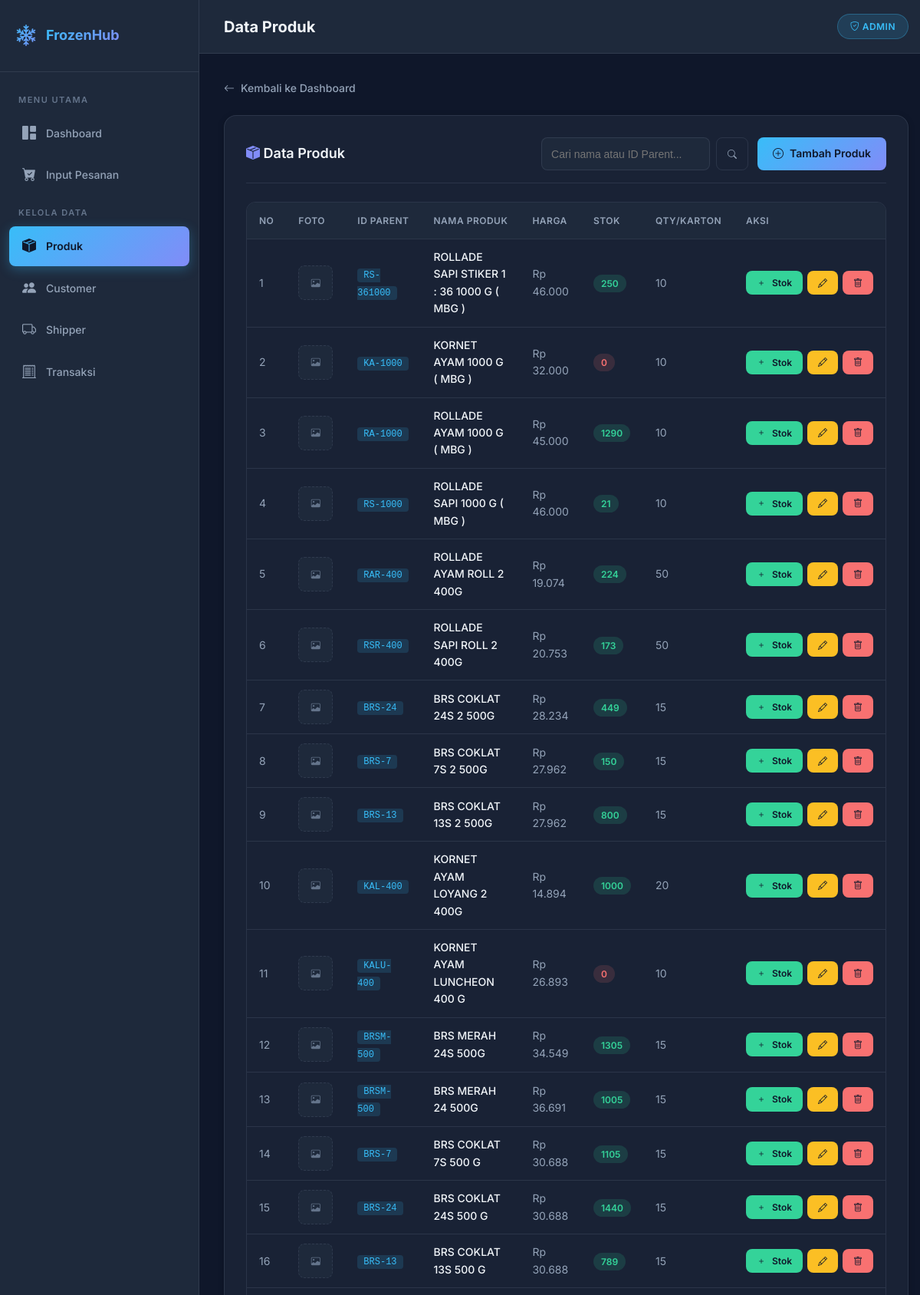
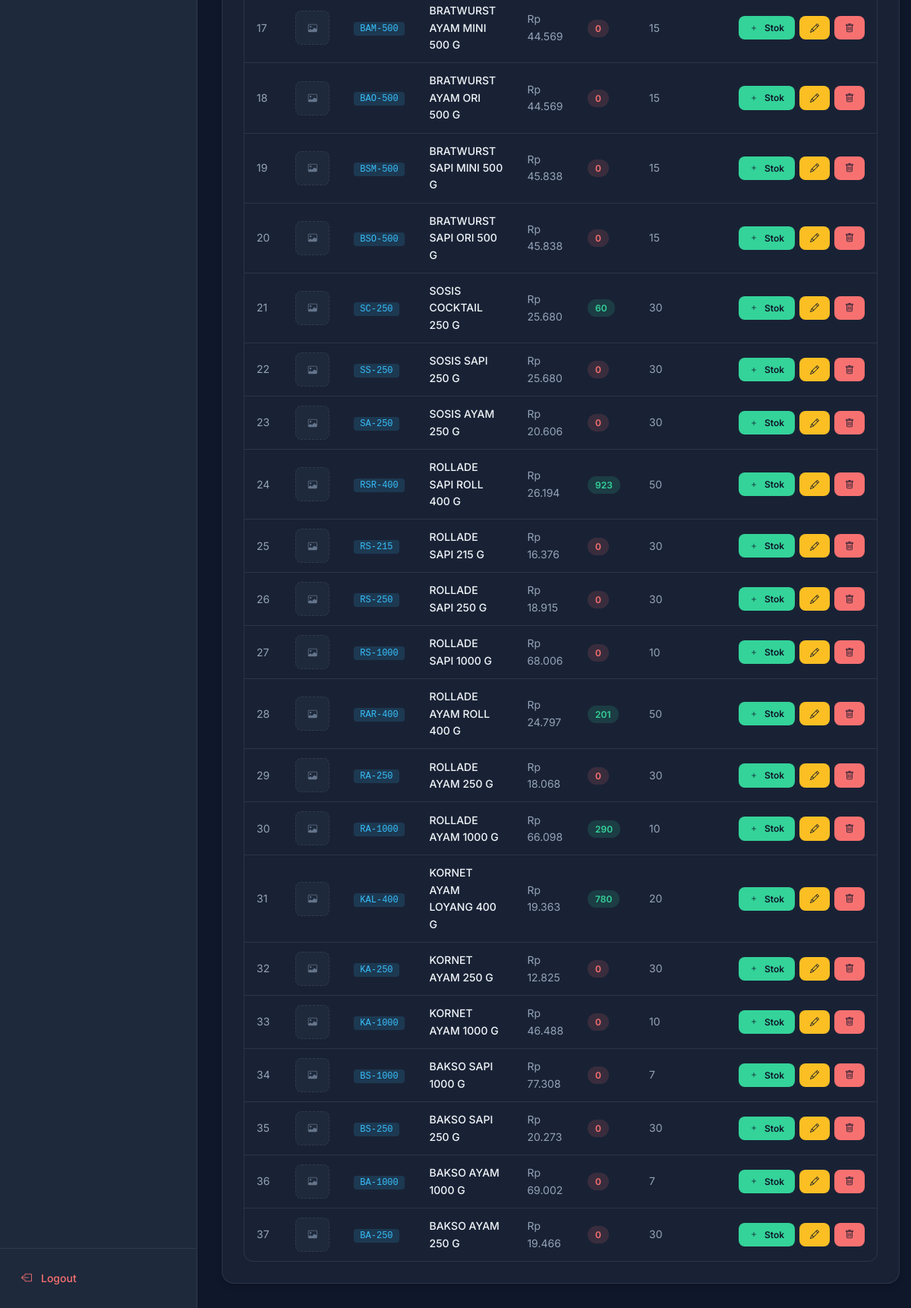
The page /produk/index_produk.php (signed in) on the database its author committed (2 pictures, top to bottom).
### tables this page shows
CREATE TABLE `tb_products` (
  `id_Unique` int(11) NOT NULL,
  `id_parent` varchar(11) NOT NULL,
  `name_product` varchar(50) NOT NULL,
  `image` varchar(255) DEFAULT NULL,
  `price` int(11) NOT NULL,
  `stock` int(11) NOT NULL,
  `qty_cardboard` int(11) NOT NULL
);

### produk/index_produk.php (the view, shortened to what this page needs)
<?php
require_once '../config/koneksi.php';
$keyword = $_GET['search'] ?? '';
$query_sql = "SELECT * FROM tb_products";
$query_sql .= " ORDER BY id_Unique DESC";
$query = mysqli_query($conn, $query_sql);
$is_subfolder = true;
include '../assets/layout_header.php';
?>
<a href="<?= $base_url ?>dashboard.php" class="back-link">
    <i class="bi bi-arrow-left"></i> Kembali ke Dashboard
</a>
<div class="card">
    <div class="card-header" style="display:flex; justify-content:space-between; align-items:center;">
        <h3 style="margin:0;"><i class="bi bi-box-seam-fill" style="color:var(--accent-2)"></i> Data Produk</h3>
        <div style="display:flex; gap:12px;">
            <form method="GET" style="display:flex; gap:8px;">
                <input type="text" name="search" placeholder="Cari nama atau ID Parent..." value="<?= htmlspecialchars($keyword) ?>"
                       style="padding:6px 12px; border-radius:8px; border:1px solid var(--border-color); background:var(--bg-secondary); color:var(--text-primary); outline:none; font-size:14px; width:220px;">
                <button type="submit" class="btn btn-outline btn-sm">
                    <i class="bi bi-search"></i>
                </button>
            </form>
            <a href="tambah_produk.php" class="btn btn-primary">
                <i class="bi bi-plus-circle"></i> Tambah Produk
            </a>
        </div>
    </div>
    <div class="table-wrapper">
        <table>
            <thead>
                <tr>
                    <th>No</th>
                    <th>Foto</th>
                    <th>ID Parent</th>
                    <th>Nama Produk</th>
                    <th>Harga</th>
                    <th>Stok</th>
                    <th>QTY/Karton</th>
                    <th>Aksi</th>
                </tr>
            </thead>
            <tbody>
            <?php
            $no = 1;
            while($row = mysqli_fetch_assoc($query)) {
            ?>
                <tr>
                    <td><?= $no++; ?></td>
                    <td>
                        <?php if($row['image']): ?>
                            <img src="../assets/img/produk/<?= $row['image'] ?>" alt="Produk" style="width:45px; height:45px; object-fit:cover; border-radius:8px; border:1px solid var(--border-color);">
                        <?php else: ?>
                            <div style="width:45px; height:45px; background:var(--bg-secondary); border-radius:8px; display:flex; align-items:center; justify-content:center; border:1px dashed var(--border-color);">
                                <i class="bi bi-image" style="color:var(--text-muted); font-size:12px;"></i>
                            </div>
                        <?php endif; ?>
                    </td>
                    <td><code style="background:var(--info-bg); color:var(--accent-1); padding:2px 8px; border-radius:4px; font-size:12px;"><?= $row['id_parent']; ?></code></td>
                    <td style="color:var(--text-primary); font-weight:500;"><?= $row['name_product']; ?></td>
                    <td>Rp <?= number_format($row['price'], 0, ',', '.'); ?></td>
                    <td>
                        <span style="padding:4px 10px; border-radius:12px; font-size:12px; font-weight:600;
                            background:<?= $row['stock'] > 0 ? 'var(--success-bg)' : 'var(--danger-bg)' ?>;
                            color:<?= $row['stock'] > 0 ? 'var(--success)' : 'var(--danger)' ?>;">
                            <?= $row['stock']; ?>
                        </span>
                    </td>
                    <td><?= $row['qty_cardboard']; ?></td>
                    <td>
                        <div class="action-btns">
                            <a href="tambah_stok.php?id=<?= $row['id_Unique']; ?>" class="btn btn-success btn-sm">
                                <i class="bi bi-plus"></i> Stok
                            </a>
                            <a href="edit.php?id=<?= $row['id_Unique']; ?>" class="btn btn-warning btn-sm">
                                <i class="bi bi-pencil"></i>
                            </a>
                            <a href="hapus.php?id=<?= $row['id_Unique']; ?>" class="btn btn-danger btn-sm"
                               onclick="return confirm('Yakin ingin hapus?')">
                                <i class="bi bi-trash"></i>
                            </a>
                        </div>
                    </td>
                </tr>
            <?php } ?>
            </tbody>
        </table>
    </div>
</div>
<?php include '../assets/layout_footer.php'; ?>

### assets/style.css (style rules this page uses)
:root { --bg-primary: #0f172a; --bg-secondary: #1e293b; --bg-card: rgba(30, 41, 59, 0.7); --bg-card-solid: #1e293b; --bg-input: #0f172a; --border-color: rgba(148, 163, 184, 0.15); --border-focus: #38bdf8; --text-primary: #f1f5f9; --text-secondary: #94a3b8; --text-muted: #64748b; --accent-1: #38bdf8; --accent-2: #818cf8; --accent-3: #a78bfa; --gradient-accent: linear-gradient(135deg, #38bdf8, #818cf8); --gradient-accent-hover: linear-gradient(135deg, #7dd3fc, #a5b4fc); --gradient-bg: linear-gradient(135deg, #0f172a 0%, #1e1b4b 50%, #0f172a 100%); --success: #34d399; --success-bg: rgba(52, 211, 153, 0.15); --danger: #f87171; --danger-bg: rgba(248, 113, 113, 0.15); --warning: #fbbf24; --warning-bg: rgba(251, 191, 36, 0.15); --info: #38bdf8; --info-bg: rgba(56, 189, 248, 0.15); --radius-sm: 8px; --radius-md: 12px; --radius-lg: 16px; --radius-xl: 20px; --shadow-sm: 0 2px 8px rgba(0, 0, 0, 0.2); --shadow-md: 0 4px 20px rgba(0, 0, 0, 0.3); --shadow-lg: 0 8px 40px rgba(0, 0, 0, 0.4); --shadow-glow: 0 0 30px rgba(56, 189, 248, 0.15); --sidebar-width: 260px; --header-height: 70px; --transition: all 0.3s cubic-bezier(0.4, 0, 0.2, 1); }
*, *::before, *::after { margin: 0; padding: 0; box-sizing: border-box; }
html { scroll-behavior: smooth; }
body { font-family: 'Inter', -apple-system, BlinkMacSystemFont, sans-serif; background: var(--bg-primary); color: var(--text-primary); line-height: 1.6; min-height: 100vh; -webkit-font-smoothing: antialiased; }
a { text-decoration: none; color: var(--accent-1); transition: var(--transition); }
.card { background: var(--bg-card); backdrop-filter: blur(10px); border: 1px solid var(--border-color); border-radius: var(--radius-lg); padding: 28px; box-shadow: var(--shadow-sm); transition: var(--transition); }
.card-header { display: flex; align-items: center; justify-content: space-between; margin-bottom: 24px; padding-bottom: 16px; border-bottom: 1px solid var(--border-color); }
.card-header h3 { font-size: 18px; font-weight: 600; }
.table-wrapper { overflow-x: auto; border-radius: var(--radius-md); border: 1px solid var(--border-color); }
table { width: 100%; border-collapse: collapse; font-size: 14px; }
table thead { background: var(--bg-secondary); }
table thead th { padding: 14px 16px; text-align: left; font-weight: 600; font-size: 12px; text-transform: uppercase; letter-spacing: 0.5px; color: var(--text-secondary); border-bottom: 1px solid var(--border-color); white-space: nowrap; }
table tbody tr { border-bottom: 1px solid var(--border-color); transition: var(--transition); }
table tbody tr:last-child { border-bottom: none; }
table tbody td { padding: 12px 16px; color: var(--text-secondary); vertical-align: middle; }
.btn { display: inline-flex; align-items: center; gap: 8px; padding: 10px 20px; border-radius: var(--radius-sm); font-family: 'Inter', sans-serif; font-size: 14px; font-weight: 600; cursor: pointer; transition: var(--transition); border: none; text-decoration: none; white-space: nowrap; }
.btn-primary { background: var(--gradient-accent); color: #0f172a; }
.btn-success { background: var(--success); color: #0f172a; }
.btn-danger { background: var(--danger); color: #0f172a; }
.btn-warning { background: var(--warning); color: #0f172a; }
.btn-outline { background: transparent; border: 1px solid var(--border-color); color: var(--text-secondary); }
.btn-sm { padding: 6px 14px; font-size: 12px; }
.action-btns { display: flex; gap: 6px; align-items: center; }
.back-link { display: inline-flex; align-items: center; gap: 8px; color: var(--text-secondary); font-size: 14px; font-weight: 500; margin-bottom: 24px; transition: var(--transition); }

### rows shown on the page
tb_products: id_parent "RS-361000", name_product "ROLLADE SAPI STIKER 1 : 36 1000 G ( MBG )", price "46.000", stock "250", qty_cardboard "10"
tb_products: id_parent "KA-1000", name_product "KORNET AYAM 1000 G ( MBG )", price "32.000", stock "0", qty_cardboard "10"
tb_products: id_parent "RA-1000", name_product "ROLLADE AYAM 1000 G ( MBG )", price "45.000", stock "1290", qty_cardboard "10"
tb_products: id_parent "RS-1000", name_product "ROLLADE SAPI 1000 G ( MBG )", price "46.000", stock "21", qty_cardboard "10"
tb_products: id_parent "RAR-400", name_product "ROLLADE AYAM ROLL 2 400G", price "19.074", stock "224", qty_cardboard "50"
tb_products: id_parent "RSR-400", name_product "ROLLADE SAPI ROLL 2 400G", price "20.753", stock "173", qty_cardboard "50"
tb_products: id_parent "BRS-24", name_product "BRS COKLAT 24S 2 500G", price "28.234", stock "449", qty_cardboard "15"
tb_products: id_parent "BRS-7", name_product "BRS COKLAT 7S 2 500G", price "27.962", stock "150", qty_cardboard "15"
tb_products: id_parent "BRS-13", name_product "BRS COKLAT 13S 2 500G", price "27.962", stock "800", qty_cardboard "15"
tb_products: id_parent "KAL-400", name_product "KORNET AYAM LOYANG 2 400G", price "14.894", stock "1000", qty_cardboard "20"
tb_products: id_parent "KALU-400", name_product "KORNET AYAM LUNCHEON 400 G", price "26.893", stock "0", qty_cardboard "10"
tb_products: id_parent "BRSM-500", name_product "BRS MERAH 24S 500G", price "34.549", stock "1305", qty_cardboard "15"
tb_products: id_parent "BRSM-500", name_product "BRS MERAH 24 500G", price "36.691", stock "1005", qty_cardboard "15"
tb_products: id_parent "BRS-7", name_product "BRS COKLAT 7S 500 G", price "30.688", stock "1105", qty_cardboard "15"
tb_products: id_parent "BRS-24", name_product "BRS COKLAT 24S 500 G", price "30.688", stock "1440", qty_cardboard "15"
tb_products: id_parent "BRS-13", name_product "BRS COKLAT 13S 500 G", price "30.688", stock "789", qty_cardboard "15"
tb_products: id_parent "BAM-500", name_product "BRATWURST AYAM MINI 500 G", price "44.569", stock "0", qty_cardboard "15"
tb_products: id_parent "BAO-500", name_product "BRATWURST AYAM ORI 500 G", price "44.569", stock "0", qty_cardboard "15"
tb_products: id_parent "BSM-500", name_product "BRATWURST SAPI MINI 500 G", price "45.838", stock "0", qty_cardboard "15"
tb_products: id_parent "BSO-500", name_product "BRATWURST SAPI ORI 500 G", price "45.838", stock "0", qty_cardboard "15"
tb_products: id_parent "SC-250", name_product "SOSIS COCKTAIL 250 G", price "25.680", stock "60", qty_cardboard "30"
tb_products: id_parent "SS-250", name_product "SOSIS SAPI 250 G", price "25.680", stock "0", qty_cardboard "30"
tb_products: id_parent "SA-250", name_product "SOSIS AYAM 250 G", price "20.606", stock "0", qty_cardboard "30"
tb_products: id_parent "RSR-400", name_product "ROLLADE SAPI ROLL 400 G", price "26.194", stock "923", qty_cardboard "50"
tb_products: id_parent "RS-215", name_product "ROLLADE SAPI 215 G", price "16.376", stock "0", qty_cardboard "30"
tb_products: id_parent "RS-250", name_product "ROLLADE SAPI 250 G", price "18.915", stock "0", qty_cardboard "30"
tb_products: id_parent "RS-1000", name_product "ROLLADE SAPI 1000 G", price "68.006", stock "0", qty_cardboard "10"
tb_products: id_parent "RAR-400", name_product "ROLLADE AYAM ROLL 400 G", price "24.797", stock "201", qty_cardboard "50"
tb_products: id_parent "RA-250", name_product "ROLLADE AYAM 250 G", price "18.068", stock "0", qty_cardboard "30"
tb_products: id_parent "RA-1000", name_product "ROLLADE AYAM 1000 G", price "66.098", stock "290", qty_cardboard "10"
tb_products: id_parent "KAL-400", name_product "KORNET AYAM LOYANG 400 G", price "19.363", stock "780", qty_cardboard "20"
tb_products: id_parent "KA-250", name_product "KORNET AYAM 250 G", price "12.825", stock "0", qty_cardboard "30"
tb_products: id_parent "KA-1000", name_product "KORNET AYAM 1000 G", price "46.488", stock "0", qty_cardboard "10"
tb_products: id_parent "BS-1000", name_product "BAKSO SAPI 1000 G", price "77.308", stock "0", qty_cardboard "7"
tb_products: id_parent "BS-250", name_product "BAKSO SAPI 250 G", price "20.273", stock "0", qty_cardboard "30"
tb_products: id_parent "BA-1000", name_product "BAKSO AYAM 1000 G", price "69.002", stock "0", qty_cardboard "7"
tb_products: id_parent "BA-250", name_product "BAKSO AYAM 250 G", price "19.466", stock "0", qty_cardboard "30"

### other values the page prints
$page_title "Data Produk"
$_SESSION['role'] "ADMIN"
